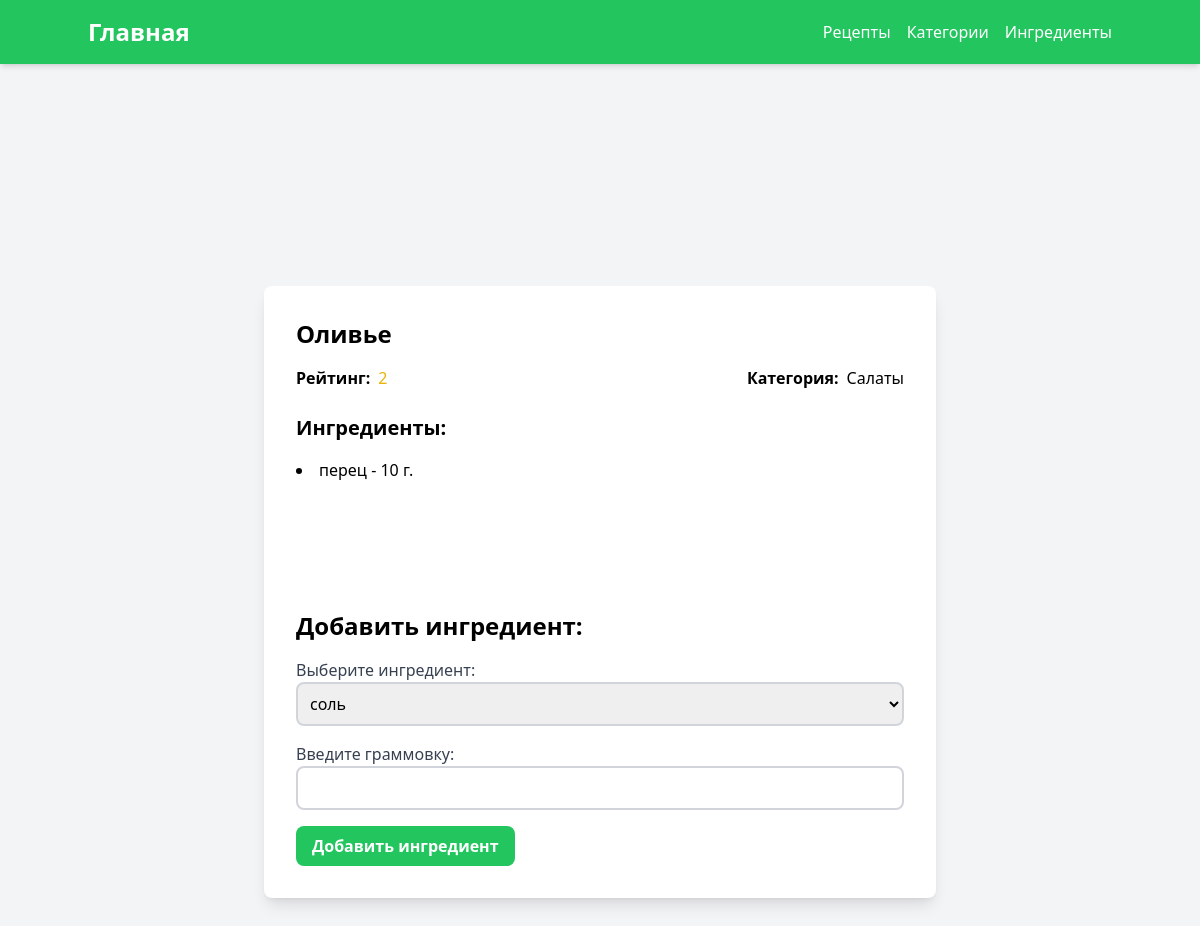
Page /recipe_pages/recipe/3 on the committed database.
### orm/recipe.py (models this page shows)
class RecipeOrm(Model):
    __tablename__ = 'recipies'
    id: Mapped[int] = mapped_column(primary_key=True)
    name: Mapped[str]
    category_id: Mapped[int] = mapped_column(ForeignKey('categories.id'))
    category: Mapped[CategoryOrm] = relationship()
    rating: Mapped[int]
    ingredients: Mapped[list['IngredientOrm']] = relationship(
        secondary='recipe_ingredients',
        backref='ingredients',
        lazy='selectin',
    )

### orm/category.py (models this page shows)
class CategoryOrm(Model):
    __tablename__ = 'categories'
    id: Mapped[int] = mapped_column(primary_key=True)
    name: Mapped[str] = mapped_column(unique=True)

### orm/recipe_ingredient.py (models this page shows)
class RecipeIngredientOrm(Model):
    __tablename__ = 'recipe_ingredients'
    recipe_id: Mapped[int] = mapped_column(
        ForeignKey('recipies.id'),
        primary_key=True,
    )
    ingredient_id: Mapped[int] = mapped_column(
        ForeignKey('ingredients.id'),
        primary_key=True
    )
    grams_amount: Mapped[int]

### orm/ingredient.py (models this page shows)
class IngredientOrm(Model):
    __tablename__ = 'ingredients'
    id: Mapped[int] = mapped_column(primary_key=True)
    name: Mapped[str] = mapped_column(unique=True)

### pages/recipe.py (the view)
@router.get('/recipe/{id}')
async def get_recipe(
    request: Request,
    id: int,
):
    recipe = await get_by_id(id)
    recipe['data'].category = await get_category_by_id(
        recipe['data'].category_id
    )
    ingredients_for_recipe_id = [
        ingredient['id'] for ingredient in recipe['ingredients']
    ]
    all_ingredients_id = [
        ingredient.id for ingredient in await IngredientRepository.get_all()
    ]
    ingredients_id = [
        id for id in all_ingredients_id if id not in ingredients_for_recipe_id
    ]
    ingredients = [
        await IngredientRepository.get_by_id(id) for id in ingredients_id
    ]
    return templates.TemplateResponse(
        'recipe.html',
        {
            'request': request,
            'recipe': recipe['data'],
            'ingredients': recipe['ingredients'],
            'list_ingredients': ingredients,
        }
    )

### templates/recipe.html (shortened to what this page needs)
{% extends "header.html" %}
{% block content %}
    <main class="flex justify-center items-center min-h-screen">
        <div class="bg-white p-8 rounded-lg shadow-lg max-w-2xl w-full">
            <h1 class="text-2xl font-bold mb-4">{{ recipe.name }}</h1>
            <div class="flex justify-between items-center mb-6">
                <div class="flex items-center">
                    <span class="font-semibold mr-2">Рейтинг:</span>
                    <span class="text-yellow-500">{{ recipe.rating }}</span>
                </div>
                <div class="flex items-center">
                    <span class="font-semibold mr-2">Категория:</span>
                    <span>{{ recipe.category['category'].name }}</span>
                </div>
            </div>
            <div class="ingredients">
                <h2 class="text-xl font-semibold mb-4">Ингредиенты:</h2>
                <ul class="list-disc list-inside">
                    {% for ingredient in ingredients %}
                        <li class="mb-2">{{ ingredient.name }} - {{ ingredient.grams }} г.</li>
                    {% endfor %}
                </ul><br><br>
            </div><br><br><br>
            <h1 class="text-2xl font-bold mb-4">Добавить ингредиент:</h1>
            <form action="{{ url_for('create_recipe_ingredient_template', recipe_id=recipe.id) }}" method="post">
                <div class="mb-4">
                    <label class="block text-gray-700" for="ingredient">Выберите ингредиент: </label>
                    <select class="border-2 border-gray-300 p-2 w-full rounded-lg" name="ingredient">
                        {% for ingredient in list_ingredients %}
                            <option value="{{ ingredient.id }}">{{ ingredient.name }}</option>
                        {% endfor %}
                    </select>
                </div>
                <div class="mb-4">
                    <label class="block text-gray-700" for="grams_amount">Введите граммовку: </label>
                    <input class="border-2 border-gray-300 p-2 w-full rounded-lg" type="text" id="grams_amount" name="grams_amount" required>
                </div>
                <button class="bg-green-500 text-white font-bold py-2 px-4 rounded-lg hover:bg-green-600" type="submit">Добавить ингредиент</button>
            </form>
        </div>
    </main>
{% endblock %}

### rows in the picture
RecipeOrm: name "Оливье", rating "2"
CategoryOrm: category.category.name "Салаты"
RecipeIngredientOrm: name "перец", grams "10"

### other values in the picture
form field ingredient "соль"
